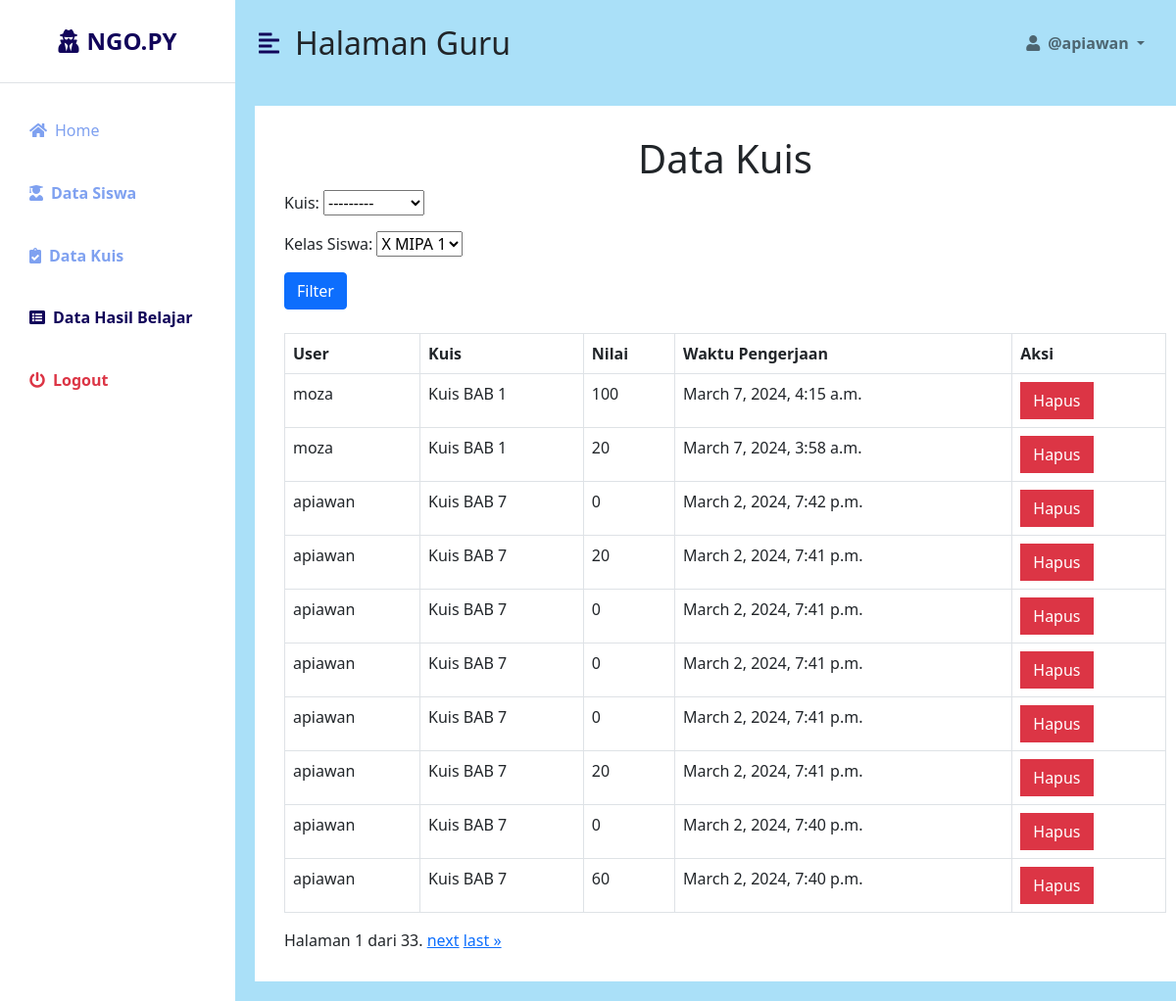
/akun/data_hasil_belajar (signed in), run on the app's committed database.
### akun/models.py (models this page shows)
class User(AbstractUser):
    is_guru = models.BooleanField(default=False)
    is_siswa = models.BooleanField(default=False)
    first_name = models.CharField(max_length=100)
    last_name = models.CharField(max_length=100)

### materi/models.py (models this page shows, shortened)
class QuizSubmission(models.Model):
    user = models.ForeignKey(User, on_delete=models.CASCADE)
    quiz = models.ForeignKey(Quiz, on_delete=models.CASCADE)
    score = models.IntegerField()
    submitted_at = models.DateTimeField(auto_now_add=True)

class Quiz(models.Model):
    title = models.CharField(max_length=255)
    description = models.TextField()
    category = models.ForeignKey(Category, on_delete=models.CASCADE)
    created_at = models.DateTimeField(auto_now_add=True)
    updated_at = models.DateTimeField(auto_now=True)
    kkm = models.IntegerField(default = 3)
    class Meta:
        verbose_name_plural = 'Quizzes'
    def __str__(self):
        return self.title

### akun/views.py (the view)
# urls.py: path('data_hasil_belajar', views.data_hasil_belajar, name='data_hasil_belajar'),
@login_required(login_url='login_guru')
def data_hasil_belajar(request):
    quiz_submission_filter_form = QuizSubmissionFilterForm(request.GET)
    queryset = QuizSubmission.objects.all().order_by('-submitted_at')  # Urutkan dari yang terbaru hingga yang terlama
    if quiz_submission_filter_form.is_valid():
        quiz_id = quiz_submission_filter_form.cleaned_data.get('quiz')
        kelas_siswa = quiz_submission_filter_form.cleaned_data.get('kelas_siswa')
        if quiz_id:
            queryset = queryset.filter(quiz=quiz_id)
        if kelas_siswa:
            queryset = queryset.filter(user__siswa__kelas=kelas_siswa)
    page = request.GET.get('page', 1)
    paginator = Paginator(queryset, 10)  # Tentukan jumlah item per halaman
    try:
        hasil_belajar = paginator.page(page)
    except PageNotAnInteger:
        hasil_belajar = paginator.page(1)
    except EmptyPage:
        hasil_belajar = paginator.page(paginator.num_pages)
    return render(request, 'guru/hasil_belajar.html', {'quiz_submission_filter_form': quiz_submission_filter_form, 'hasil_belajar': hasil_belajar})

### materi/forms.py
class QuizSubmissionFilterForm(forms.Form):
    quiz = forms.ModelChoiceField(queryset=Quiz.objects.all(), required=False, label='Kuis')
    kelas_siswa = forms.ChoiceField(choices=Siswa.OPSI_KELAS, required=False, label='Kelas Siswa')

### templates/guru/hasil_belajar.html (shortened to what this page needs)
{% load static %}
<!DOCTYPE html>
<html lang="en">
<head>
    <link href="https://cdn.jsdelivr.net/npm/bootstrap@5.0.0-beta3/dist/css/bootstrap.min.css" rel="stylesheet" />
    <link rel="stylesheet" href="https://cdnjs.cloudflare.com/ajax/libs/font-awesome/5.15.3/css/all.min.css" />
    <link rel="stylesheet" href="{% static 'css/style.css' %}">
</head>
<body>
    <div class="d-flex" id="wrapper">
        <div class="bg-white" id="sidebar-wrapper">
            <div class="sidebar-heading text-center py-4 primary-text fs-4 fw-bold text-uppercase border-bottom"><i
                    class="fas fa-user-secret me-2"></i>Ngo.py</div>
            <div class="list-group list-group-flush my-3">
              <a href="{% url 'home_guru' %}" class="list-group-item list-group-item-action bg-transparent second-text"><i
                class="fas fa-home me-2"></i>Home </a>
        <a href="{% url 'data_siswa' %}" class="list-group-item list-group-item-action bg-transparent second-text fw-bold"><i
                class="fas fa-user-graduate me-2"></i>Data Siswa</a>
        <a href="{% url 'data_kuis' %}" class="list-group-item list-group-item-action bg-transparent second-text fw-bold"><i
                class="fas fa-clipboard-check me-2"></i>Data Kuis</a>
        <a href="{% url 'data_hasil_belajar' %}" class="list-group-item list-group-item-action bg-transparent second-text fw-bold active"><i
                class="fas fa-list-alt me-2"></i>Data Hasil Belajar</a>
        <a href="{% url 'logout' %}" class="list-group-item list-group-item-action bg-transparent text-danger fw-bold"><i
                class="fas fa-power-off me-2"></i>Logout</a>
            </div>
        </div>
        <div id="page-content-wrapper">
            <nav class="navbar navbar-expand-lg navbar-light bg-transparent py-4 px-4">
                <div class="d-flex align-items-center">
                    <i class="fas fa-align-left primary-text fs-4 me-3" id="menu-toggle"></i>
                    <h2 class="fs-2 m-0">Halaman Guru</h2>
                </div>
                <div class="collapse navbar-collapse" id="navbarSupportedContent">
                    <ul class="navbar-nav ms-auto mb-2 mb-lg-0">
                        <li class="nav-item dropdown">
                            <a class="nav-link dropdown-toggle second-text fw-bold" href="#" id="navbarDropdown"
                                role="button" data-bs-toggle="dropdown" aria-expanded="false">
                                <i class="fas fa-user me-2"></i>@{{user.username}}
                            </a>
                        </li>
                    </ul>
                </div>
            </nav>
            <div class="container-fluid" style="background-color:white; min-height:500px; margin:20px; max-width:68rem; padding:30px;">
                <h1 align ="center">Data Kuis</h1>
                <form method="get" action="{% url 'data_hasil_belajar'%}">
                    {{ quiz_submission_filter_form.as_p }}
                    <button class="btn btn-primary" type="submit">Filter</button>
                </form>
                <br>
              <table class="table table-hover table-bordered" id="dev-table">
                <thead>
                  <tr>
                    <th>User</th>
                    <th>Kuis</th>
                    <th>Nilai</th>
                    <th>Waktu Pengerjaan</th>
                    <th>Aksi</th>
                  </tr>
                </thead>
                <tbody>
                {% for quiz_submission in hasil_belajar %}
                <tr>
                    <td>{{ quiz_submission.user }}</td>
                    <td>{{ quiz_submission.quiz }}</td>
                    <td>{{ quiz_submission.score }}</td>
                    <td>{{ quiz_submission.submitted_at }}</td>
                  <td><a class="btn btn-danger btn-xs" style="border-radius: 0%;" href="{% url 'hapus_hasil_belajar' quiz_submission.pk %}">Hapus</a></td>
                </tr>
                {% endfor %}
               </tbody>
                </table>
                <div class="pagination">
                    <span class="step-links">
                        <span class="current">
                            Halaman {{ hasil_belajar.number }} dari {{ hasil_belajar.paginator.num_pages }}.
                        </span>
                        {% if hasil_belajar.has_next %}
                            <a href="?page={{ hasil_belajar.next_page_number }}">next</a>
                            <a href="?page={{ hasil_belajar.paginator.num_pages }}">last &raquo;</a>
                        {% endif %}
                    </span>
                </div>
              </div>
            </div>
        </div>
</body>
</html>

### static/css/style.css (style rules this page uses)
:root { --main-bg-color: #00146e; --main-text-color: #11045a; --second-text-color: #7fa1f0; --second-bg-color: #001d2b; }
.primary-text { color: var(--main-text-color); }
.second-text { color: var(--second-text-color); }
#wrapper { overflow-x: hidden; background-color: #aae0f8; }
#sidebar-wrapper { min-height: 100vh; margin-left: -15rem; -webkit-transition: margin 0.25s ease-out; -moz-transition: margin 0.25s ease-out; -o-transition: margin 0.25s ease-out; transition: margin 0.25s ease-out; }
#sidebar-wrapper .sidebar-heading { padding: 0.875rem 1.25rem; font-size: 1.2rem; }
#sidebar-wrapper .list-group { width: 15rem; }
#page-content-wrapper { min-width: 100vw; }
#menu-toggle { cursor: pointer; }
.list-group-item { border: none; padding: 20px 30px; }
.container-fluid { background-color:rgb(255, 255, 255); min-height:500px; margin:20px; max-width:68rem; padding:30px; }
.list-group-item.active { background-color: transparent; color: var(--main-text-color); font-weight: bold; border: none; }
@media (min-width: 768px) { #sidebar-wrapper { margin-left: 0; } }
@media (min-width: 768px) { #page-content-wrapper { min-width: 0; width: 100%; } }

### data on the page
User: username "apiawan"
QuizSubmission: user "moza", quiz "Kuis BAB 1", score "100", submitted_at "March 7, 2024, 4:15 a.m."
QuizSubmission: user "moza", quiz "Kuis BAB 1", score "20", submitted_at "March 7, 2024, 3:58 a.m."
QuizSubmission: user "apiawan", quiz "Kuis BAB 7", score "0", submitted_at "March 2, 2024, 7:42 p.m."
QuizSubmission: user "apiawan", quiz "Kuis BAB 7", score "20", submitted_at "March 2, 2024, 7:41 p.m."
QuizSubmission: user "apiawan", quiz "Kuis BAB 7", score "0", submitted_at "March 2, 2024, 7:41 p.m."
QuizSubmission: user "apiawan", quiz "Kuis BAB 7", score "0", submitted_at "March 2, 2024, 7:41 p.m."
QuizSubmission: user "apiawan", quiz "Kuis BAB 7", score "0", submitted_at "March 2, 2024, 7:41 p.m."
QuizSubmission: user "apiawan", quiz "Kuis BAB 7", score "20", submitted_at "March 2, 2024, 7:41 p.m."
QuizSubmission: user "apiawan", quiz "Kuis BAB 7", score "0", submitted_at "March 2, 2024, 7:40 p.m."
QuizSubmission: user "apiawan", quiz "Kuis BAB 7", score "60", submitted_at "March 2, 2024, 7:40 p.m."

### other printed values
{{ hasil_belajar.number }} "1"
{{ hasil_belajar.paginator.num_pages }} "33"
